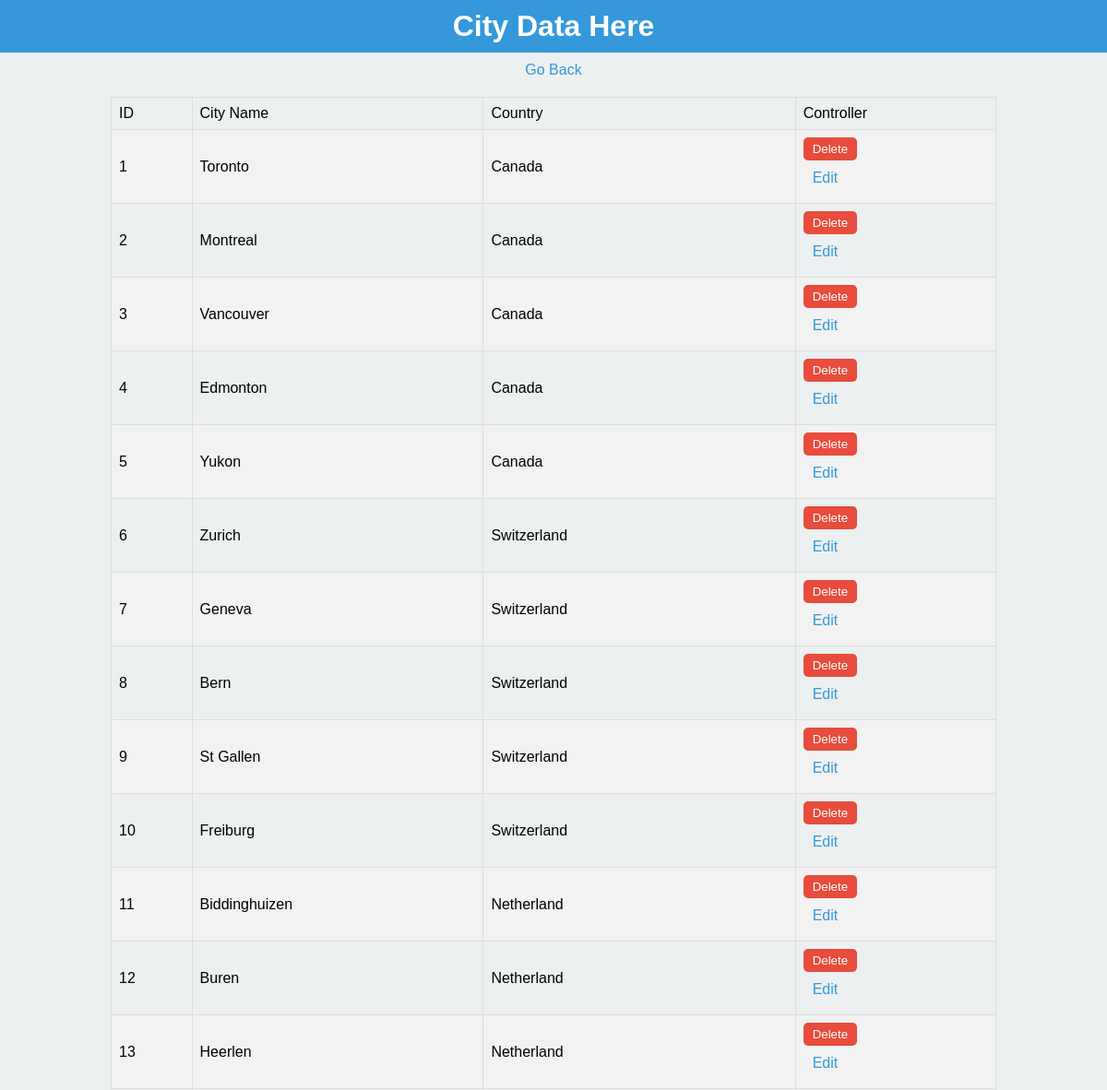
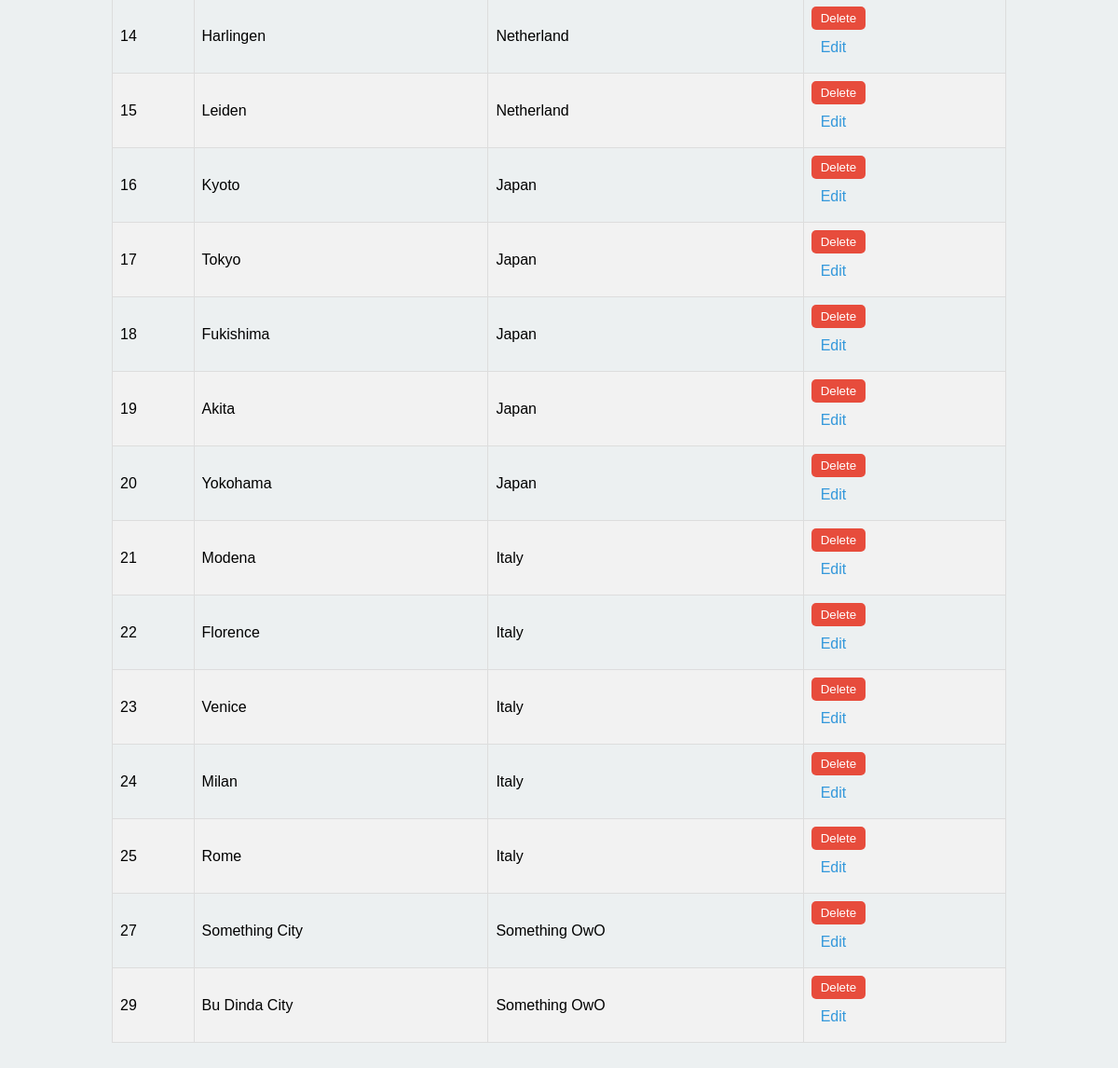
Screenshot of /dist/pages/admin.city.data.php (signed in) with the database file from the repository (2 pictures, top to bottom).
### tables this page shows
CREATE TABLE `city_country` (
  `id_city` int(11) NOT NULL,
  `city_name` varchar(255) DEFAULT NULL,
  `id_country` int(11) DEFAULT NULL
);

CREATE TABLE `country` (
  `id_country` int(11) NOT NULL,
  `country_name` varchar(255) DEFAULT NULL
);

### dist/pages/admin.city.data.php (the view, shortened to what this page needs)
<?php
include '../../include/dbh.inc.php';
?>
<!DOCTYPE html>
<html lang="en">
<head>
    <link rel="stylesheet" href="../css/data-view.css">
</head>
<body>
    <div id="title">
        <h1>City Data Here</h1>
    </div>
    <a href="../admin.php">Go Back</a>
    <table border="1">
        <tr>
            <td>ID</td>
            <td>City Name</td>
            <td>Country</td>
            <td>Controller</td>
        </tr>
        <?php
            $query = "SELECT cc.id_city, cc.city_name, c.country_name
            FROM city_country cc
            JOIN country c ON cc.id_country = c.id_country
            ORDER BY cc.id_city";
            $data = mysqli_query($conn, $query);
            while ($row = mysqli_fetch_array($data)) {
        ?>
        <tr>
            <td><?php echo $row['id_city']; ?></td>
            <td><?php echo $row['city_name']; ?></td>
            <td><?php echo $row['country_name']; ?></td>
            <td>
                <form method="post" action="../../include/admin.handle.delete.data.php" onsubmit="return confirmDelete();">
                    <button type="submit" name="deleteData">Delete</button>
                </form>
                <a href="admin.update.city.php?id=<?php echo $row['id_city']; ?>">Edit</a>
            </td>
        </tr>
        <?php
            }
        ?>
    </table><br>
</body>
</html>

### rows the page displays
city_country: id_city "1", city_name "Toronto", id_country.country_name "Canada"
city_country: id_city "2", city_name "Montreal", id_country.country_name "Canada"
city_country: id_city "3", city_name "Vancouver", id_country.country_name "Canada"
city_country: id_city "4", city_name "Edmonton", id_country.country_name "Canada"
city_country: id_city "5", city_name "Yukon", id_country.country_name "Canada"
city_country: id_city "6", city_name "Zurich", id_country.country_name "Switzerland"
city_country: id_city "7", city_name "Geneva", id_country.country_name "Switzerland"
city_country: id_city "8", city_name "Bern", id_country.country_name "Switzerland"
city_country: id_city "9", city_name "St Gallen", id_country.country_name "Switzerland"
city_country: id_city "10", city_name "Freiburg", id_country.country_name "Switzerland"
city_country: id_city "11", city_name "Biddinghuizen", id_country.country_name "Netherland"
city_country: id_city "12", city_name "Buren", id_country.country_name "Netherland"
city_country: id_city "13", city_name "Heerlen", id_country.country_name "Netherland"
city_country: id_city "14", city_name "Harlingen", id_country.country_name "Netherland"
city_country: id_city "15", city_name "Leiden", id_country.country_name "Netherland"
city_country: id_city "16", city_name "Kyoto", id_country.country_name "Japan"
city_country: id_city "17", city_name "Tokyo", id_country.country_name "Japan"
city_country: id_city "18", city_name "Fukishima", id_country.country_name "Japan"
city_country: id_city "19", city_name "Akita", id_country.country_name "Japan"
city_country: id_city "20", city_name "Yokohama", id_country.country_name "Japan"
city_country: id_city "21", city_name "Modena", id_country.country_name "Italy"
city_country: id_city "22", city_name "Florence", id_country.country_name "Italy"
city_country: id_city "23", city_name "Venice", id_country.country_name "Italy"
city_country: id_city "24", city_name "Milan", id_country.country_name "Italy"
city_country: id_city "25", city_name "Rome", id_country.country_name "Italy"
city_country: id_city "27", city_name "Something City", id_country.country_name "Something OwO"
city_country: id_city "29", city_name "Bu Dinda City", id_country.country_name "Something OwO"
